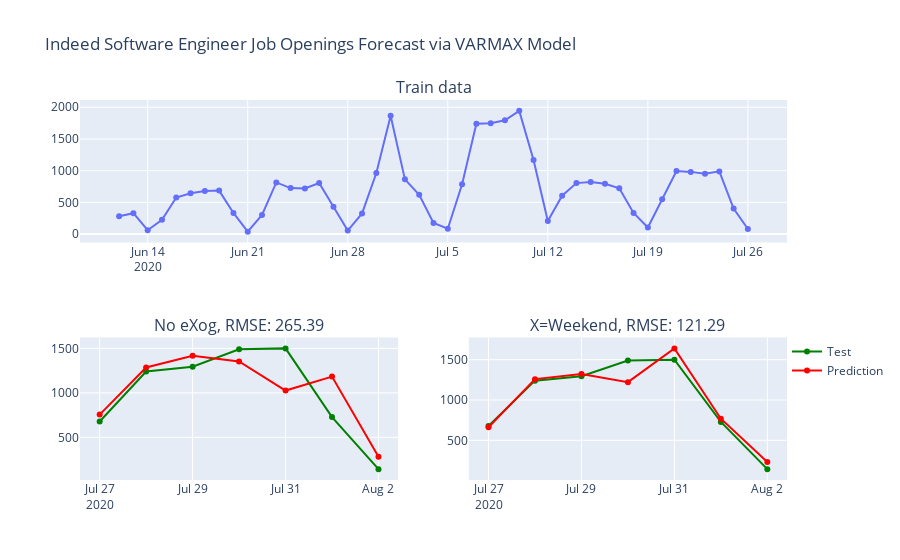

Notebook cell for this chart:
### Code cell
fig = make_subplots(
    rows=2, cols=2,
    specs=[[{"colspan": 2}, None],[{}, {}]],
    subplot_titles=("Train data",'No eXog, RMSE: {:0.2f}'.format(error), 'X=Weekend, RMSE: {:0.2f}'.format(errorx)))

fig.add_trace(go.Scatter(x=train.index, y=train['Jobnums'], mode='lines+markers',name='Train', showlegend=False), row=1, col=1)
fig.add_trace(go.Scatter(x=test.index, y=test['Jobnums'], mode='lines+markers',line=dict(color='green'), name='Test', showlegend=False), row=2, col=1)
fig.add_trace(go.Scatter(x=test.index, y=yhat_varma["Jobnums"], mode='lines+markers',line=dict(color='red'), name='Prediction',showlegend=False),row=2, col=1)
#fig.add_trace(go.Scatter(x=pred_cix.index, y=pred_ci.iloc[:,1], fill=None, mode='lines',line=dict(width=0.0,color='lightgray'),showlegend=False), row=2, col=1)
#fig.add_trace(go.Scatter(x=pred_cix.index, y=pred_ci.iloc[:,3], fill='tonexty', mode='lines',line=dict(width=0.0,color='lightgray'),showlegend=False),row=2, col=1)
fig.add_trace(go.Scatter(x=test.index, y=test['Jobnums'], mode='lines+markers', line=dict(color='green'), name='Test',showlegend=True), row=2, col=2)
fig.add_trace(go.Scatter(x=test.index, y=yhat_varmax["Jobnums"], mode='lines+markers', line=dict(color='red'), name='Prediction',showlegend=True),row=2, col=2)
#fig.add_trace(go.Scatter(x=pred_cix.index, y=pred_u, fill=None, mode='lines',line=dict(width=0.0,color='lightgray'),showlegend=False), row=2, col=2)
#fig.add_trace(go.Scatter(x=pred_cix.index, y=pred_l, fill='tonexty', mode='lines',line=dict(width=0.0,color='lightgray'),showlegend=False),row=2, col=2)
fig.update_layout(title='Indeed Software Engineer Job Openings Forecast via VARMAX Model',legend=dict(x=1,y=0.25))
fig.show()

### Figure 1 — Plotly figure (JSON) as saved in the notebook; plotly's stock layout.template omitted (floating-point values rounded to 4 significant figures)
{"data": [{"mode": "lines+markers", "name": "Train", "showlegend": false, "type": "scatter", "x": ["2020-06-12T00:00:00", "2020-06-13T00:00:00", "2020-06-14T00:00:00", "2020-06-15T00:00:00", "2020-06-16T00:00:00", "2020-06-17T00:00:00", "2020-06-18T00:00:00", "2020-06-19T00:00:00", "2020-06-20T00:00:00", "2020-06-21T00:00:00", "2020-06-22T00:00:00", "2020-06-23T00:00:00", "2020-06-24T00:00:00", "2020-06-25T00:00:00", "2020-06-26T00:00:00", "2020-06-27T00:00:00", "2020-06-28T00:00:00", "2020-06-29T00:00:00", "2020-06-30T00:00:00", "2020-07-01T00:00:00", "2020-07-02T00:00:00", "2020-07-03T00:00:00", "2020-07-04T00:00:00", "2020-07-05T00:00:00", "2020-07-06T00:00:00", "2020-07-07T00:00:00", "2020-07-08T00:00:00", "2020-07-09T00:00:00", "2020-07-10T00:00:00", "2020-07-11T00:00:00", "2020-07-12T00:00:00", "2020-07-13T00:00:00", "2020-07-14T00:00:00", "2020-07-15T00:00:00", "2020-07-16T00:00:00", "2020-07-17T00:00:00", "2020-07-18T00:00:00", "2020-07-19T00:00:00", "2020-07-20T00:00:00", "2020-07-21T00:00:00", "2020-07-22T00:00:00", "2020-07-23T00:00:00", "2020-07-24T00:00:00", "2020-07-25T00:00:00", "2020-07-26T00:00:00"], "xaxis": "x", "y": [282, 330, 61, 227, 576, 645, 680, 686, 334, 39, 302, 815, 726, 719, 805, 433, 55, 326, 964, 1865, 863, 619, 176, 85, 786, 1740, 1747, 1794, 1943, 1167, 205, 606, 804, 820, 793, 721, 334, 103, 551, 995, 981, 953, 989, 403, 81], "yaxis": "y"}, {"line": {"color": "green"}, "mode": "lines+markers", "name": "Test", "showlegend": false, "type": "scatter", "x": ["2020-07-27T00:00:00", "2020-07-28T00:00:00", "2020-07-29T00:00:00", "2020-07-30T00:00:00", "2020-07-31T00:00:00", "2020-08-01T00:00:00", "2020-08-02T00:00:00"], "xaxis": "x2", "y": [678, 1240, 1294, 1490, 1500, 728, 143], "yaxis": "y2"}, {"line": {"color": "red"}, "mode": "lines+markers", "name": "Prediction", "showlegend": false, "type": "scatter", "x": ["2020-07-27T00:00:00", "2020-07-28T00:00:00", "2020-07-29T00:00:00", "2020-07-30T00:00:00", "2020-07-31T00:00:00", "2020-08-01T00:00:00", "2020-08-02T00:00:00"], "xaxis": "x2", "y": [756.0, 1286.0, 1417.0, 1353.0, 1026.0, 1183.0, 281.4], "yaxis": "y2"}, {"line": {"color": "green"}, "mode": "lines+markers", "name": "Test", "showlegend": true, "type": "scatter", "x": ["2020-07-27T00:00:00", "2020-07-28T00:00:00", "2020-07-29T00:00:00", "2020-07-30T00:00:00", "2020-07-31T00:00:00", "2020-08-01T00:00:00", "2020-08-02T00:00:00"], "xaxis": "x3", "y": [678, 1240, 1294, 1490, 1500, 728, 143], "yaxis": "y3"}, {"line": {"color": "red"}, "mode": "lines+markers", "name": "Prediction", "showlegend": true, "type": "scatter", "x": ["2020-07-27T00:00:00", "2020-07-28T00:00:00", "2020-07-29T00:00:00", "2020-07-30T00:00:00", "2020-07-31T00:00:00", "2020-08-01T00:00:00", "2020-08-02T00:00:00"], "xaxis": "x3", "y": [661.4, 1259.0, 1322.0, 1221.0, 1640.0, 768.4, 232.4], "yaxis": "y3"}], "layout": {"annotations": [{"font": {"size": 16}, "showarrow": false, "text": "Train data", "x": 0.5, "xanchor": "center", "xref": "paper", "y": 1, "yanchor": "bottom", "yref": "paper"}, {"font": {"size": 16}, "showarrow": false, "text": "No eXog, RMSE: 265.39", "x": 0.225, "xanchor": "center", "xref": "paper", "y": 0.375, "yanchor": "bottom", "yref": "paper"}, {"font": {"size": 16}, "showarrow": false, "text": "X=Weekend, RMSE: 121.29", "x": 0.775, "xanchor": "center", "xref": "paper", "y": 0.375, "yanchor": "bottom", "yref": "paper"}], "legend": {"x": 1, "y": 0.25}, "title": {"text": "Indeed Software Engineer Job Openings Forecast via VARMAX Model"}, "xaxis": {"anchor": "y", "domain": [0, 1]}, "xaxis2": {"anchor": "y2", "domain": [0, 0.45]}, "xaxis3": {"anchor": "y3", "domain": [0.55, 1]}, "yaxis": {"anchor": "x", "domain": [0.625, 1]}, "yaxis2": {"anchor": "x2", "domain": [0, 0.375]}, "yaxis3": {"anchor": "x3", "domain": [0, 0.375]}}}
